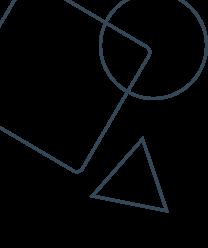
#> input picture Halaman room/img/bg.png, 208 x 248 px
$ python padi.py --input img/bg.png
#> lines starting #> are read from the running program, lines starting #| are printed output that depends on the picture; after the words box and inside, x2 and y2 are one past the last pixel; in counts of white or black regions, pixels touching at a corner belong together
from __future__ import print_function
import cv2 as cv
import numpy as np
import argparse
import random as rng

rng.seed(12345)

def thresh_callback(val):
    threshold = val

    ## [Canny]
    # Detect edges using Canny
    canny_output = cv.Canny(src_gray, threshold, threshold * 2)
    ## [Canny]

    ## [findContours]
    # Find contours
    contours, _ = cv.findContours(canny_output, cv.RETR_TREE, cv.CHAIN_APPROX_SIMPLE)
    ## [findContours]

    ## [allthework]
    # Approximate contours to polygons + get bounding rects and circles
    contours_poly = [None]*len(contours)
    boundRect = [None]*len(contours)
    centers = [None]*len(contours)
    radius = [None]*len(contours)
    for i, c in enumerate(contours):
        contours_poly[i] = cv.approxPolyDP(c, 3, True)
        boundRect[i] = cv.boundingRect(contours_poly[i])
        centers[i], radius[i] = cv.minEnclosingCircle(contours_poly[i])
    ## [allthework]

    ## [zeroMat]
    drawing = np.zeros((canny_output.shape[0], canny_output.shape[1], 3), dtype=np.uint8)
    ## [zeroMat]

    ## [forContour]
    # Draw polygonal contour + bonding rects + circles
    for i in range(len(contours)):
        color = (rng.randint(0,256), rng.randint(0,256), rng.randint(0,256))
        cv.drawContours(drawing, contours_poly, i, color)
        cv.rectangle(drawing, (int(boundRect[i][0]), int(boundRect[i][1])), \
          (int(boundRect[i][0]+boundRect[i][2]), int(boundRect[i][1]+boundRect[i][3])), color, 2)
        cv.circle(drawing, (int(centers[i][0]), int(centers[i][1])), int(radius[i]), color, 2)
    ## [forContour]

    ## [showDrawings]
    # Show in a window
    cv.imshow('Contours', drawing)
    ## [showDrawings]

## [setup]
# Load source image
parser = argparse.ArgumentParser(description='Code for Creating Bounding boxes and circles for contours tutorial.')
parser.add_argument('--input', help='Path to input image.', default='stuff.jpg')
args = parser.parse_args()

src = cv.imread(cv.samples.findFile(args.input))
#> src is the input picture: shape (248, 208, 3); mean B, G, R 5.6, 4.7, 3.3
if src is None:
    print('Could not open or find the image:', args.input)
    exit(0)

# Convert image to gray and blur it
src_gray = cv.cvtColor(src, cv.COLOR_BGR2GRAY)
src_gray = cv.blur(src_gray, (3,3))
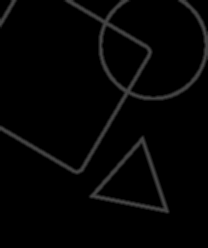
#> src_gray: shape (248, 208); min 0, max 67, mean 4.4
## [setup]

## [createWindow]
# Create Window
source_window = 'Source'
cv.namedWindow(source_window)
cv.imshow(source_window, src)
## [createWindow]
## [trackbar]
max_thresh = 255
thresh = 100 # initial threshold
cv.createTrackbar('Canny thresh:', source_window, thresh, max_thresh, thresh_callback)
thresh_callback(thresh)
#> in thresh_callback, `canny_output = cv.Canny(src_gray, threshold, threshold * 2)`:
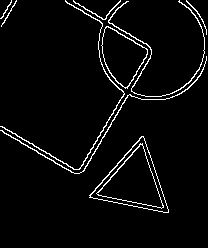
#> canny_output: shape (248, 208); 3.9% white in thin lines or dots, all inside (x1, y1, x2, y2) = (0, 0, 207, 213)
#> in thresh_callback, `contours, _ = cv.findContours(canny_output, cv.RETR_TREE, cv.CHAIN_APP..`: contours = 13 contours, 3 with area under 20; largest, box (x1, y1, x2, y2) and area: (89, 136, 169, 213) 2961, (90, 136, 169, 213) 2906, (96, 143, 164, 209) 2086, (96, 144, 164, 209) 2040, (101, 26, 148, 89) 1698
#> in thresh_callback, `contours_poly = [None]*len(contours)`: contours_poly = 13 items
#> the loop in thresh_callback, `for i, c in enumerate(contours):` made 13 passes
#> after the loop in thresh_callback, `for i, c in enumerate(contours):`: boundRect = [(89, 136, 80, 77), (90, 136, 78, 77), (96, 143, 66, 66), (96, 144, 66, 65), (0, 56, 207, 118), (101, 26, 47, 63), (101, 26, 47, 62), (186, 0, 21, 35), (108, 0, 97, 97), (73, 0, 48, 20), (0, 0, 125, 170), (1, 0, 16, 27), (0, 0, 12, 19)]; centers = [(133.3, 181.3), (133.3, 181), (133, 181.2), (132.8, 181.8), (103, 93), (116.5, 57), (116.5, 56.5), (196, 17), (153.4, 44.98), (96.5, 0.5), (72, 84.5), (8.5, 13), (5.5, 9)]; contours_poly = 13 contours, 4 with area under 20; largest, box (x1, y1, x2, y2) and area: (89, 136, 169, 213) 2790, (90, 136, 168, 213) 2726, (96, 143, 162, 209) 1955, (96, 144, 162, 209) 1922, (101, 26, 148, 89) 1601; radius = [46.34, 45.82, 38.81, 38.48, 109.4, 32.73, 31.95, 19.72, 51.78, 23.51, 84.79, 15.01, 10.55]
#> the loop in thresh_callback, `for i in range(len(contours)):` made 13 passes
#> color on passes 1 to 12: (213, 5, 152), (188, 99, 138), (223, 82, 191), (63, 221, 133), (89, 95, 181), (46, 211, 85), (75, 105, 39), (97, 174, 164), (12, 234, 173), (13, 212, 1), (3, 83, 91), (146, 50, 212)
#> after the loop in thresh_callback, `for i in range(len(contours)):`:
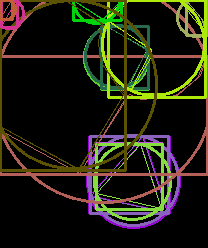
#> drawing: shape (248, 208, 3); mean of channels 0, 1, 2 16.8, 31.6, 32.4; drawn as B, G, R
## [trackbar]

cv.waitKey()
